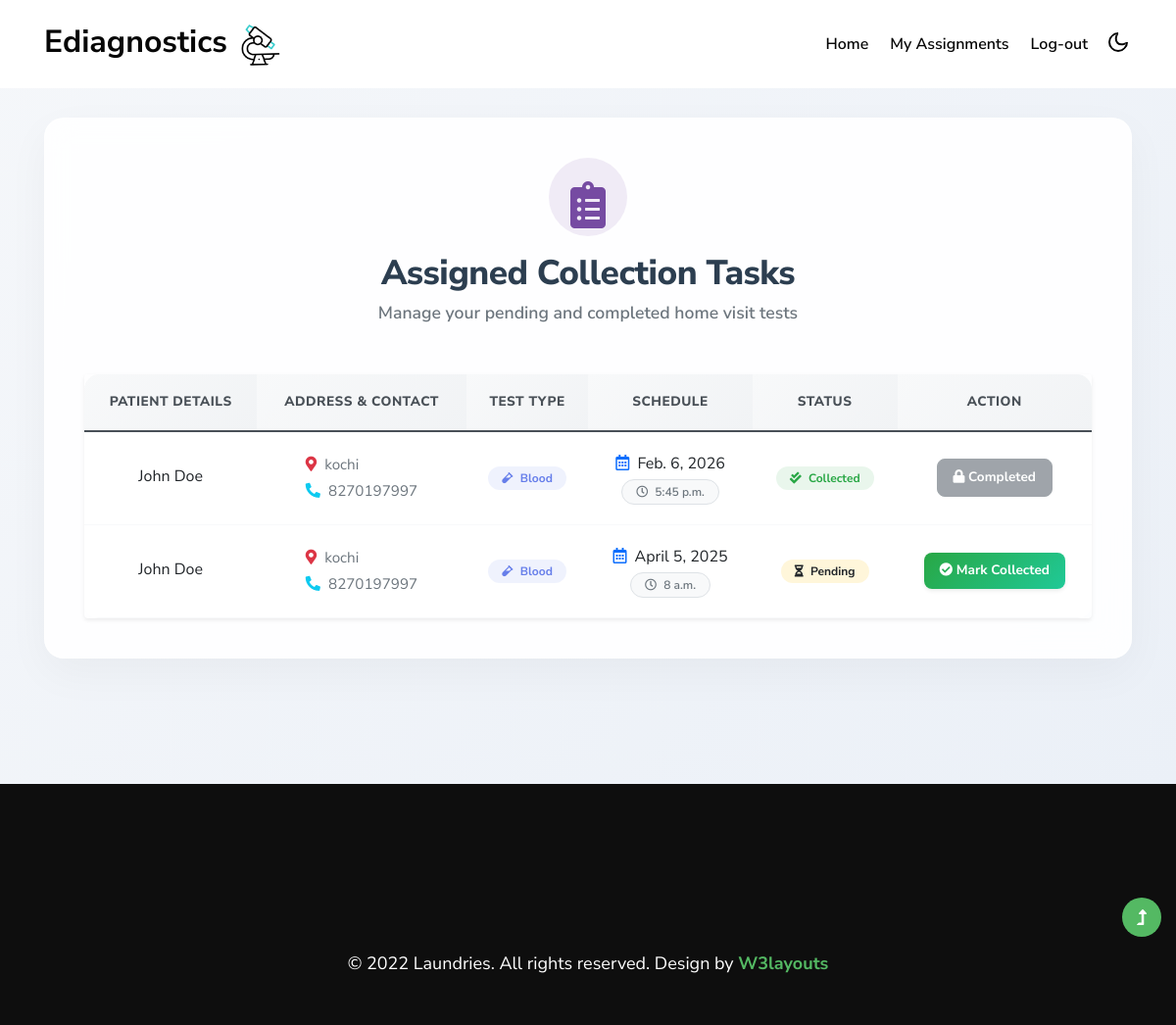
Screenshot of /collector_assignments/ (signed in) with the database file from the repository.
### EdiagApp/models.py (models this page shows)
class Bookings(models.Model):
    slot = models.ForeignKey(Slots,on_delete = models.CASCADE)
    test = models.ForeignKey(Tests,on_delete = models.CASCADE,null = True)
    date = models.DateField(auto_now_add = True)
    user = models.ForeignKey(UserReg,on_delete = models.CASCADE,null = True)
    collector = models.ForeignKey(Collector, on_delete=models.SET_NULL, null=True, blank=True)
    collection_status = models.CharField(max_length=50, default="Pending")

class UserReg(models.Model):
    user = models.ForeignKey(Login,on_delete=models.CASCADE,null = True)
    first_name = models.CharField(max_length = 20)
    last_name = models.CharField(max_length = 20)
    contact = models.CharField(max_length = 20)
    email = models.EmailField()
    address = models.CharField(max_length = 50)
    password = models.CharField(max_length=100, null=True)
    health = models.CharField(max_length = 500,null= True)
    status = models.CharField(max_length=50, null=True, default='pending')
    image = models.FileField(null=True)

class Tests(models.Model):
    lab = models.ForeignKey(LabReg, on_delete=models.CASCADE)
    test = models.CharField(max_length = 50)
    description = models.CharField(max_length = 50)
    price = models.IntegerField()

class Slots(models.Model):
    lab = models.ForeignKey(LabReg,on_delete = models.CASCADE)
    date = models.DateField()
    time = models.TimeField()
    user = models.ForeignKey(UserReg,on_delete = models.CASCADE,null = True)
    report = models.FileField(null = True)
    prescription = models.FileField(max_length = 200,null = True)
    testStatus = models.IntegerField(default=0)#value 2 stands for paid, 1 for test completed

### EdiagApp/views.py (the view)
# urls.py: path('collector_assignments/', views.collector_assignments),
def collector_assignments(request):
    cid = request.session.get("uid")
    data = Bookings.objects.filter(collector__id=cid).order_by("-id")
    return render(request, 'collector_assignments.html', {"data": data})

### template/collector_assignments.html (shortened to what this page needs)
{% extends "collector_home.html" %}
{% block content %}
<section class="premium-form-container" style="padding-top: 120px; padding-bottom: 60px; min-height: 100vh;">
    <div class="container">
        <div class="premium-card animate-up" style="max-width: 1200px; margin: 0 auto; padding: 40px;">
            <div class="text-center mb-5">
                <div class="icon-wrapper mb-3 text-center d-inline-flex">
                    <i class="fas fa-clipboard-list fa-3x" style="color: #764ba2;"></i>
                </div>
                <h2 class="premium-title mb-0">Assigned Collection Tasks</h2>
                <p class="premium-subtitle">Manage your pending and completed home visit tests</p>
            </div>
            <div class="table-responsive rounded shadow-sm">
                <table class="table premium-table text-center align-middle mb-0">
                    <thead>
                        <tr>
                            <th>Patient Details</th>
                            <th>Address & Contact</th>
                            <th>Test Type</th>
                            <th>Schedule</th>
                            <th>Status</th>
                            <th>Action</th>
                        </tr>
                    </thead>
                    <tbody>
                        {% for d in data %}
                        <tr>
                            <td>
                                <div class="d-flex flex-column align-items-center">
                                    <span class="font-weight-bold text-dark mb-1">{{ d.user.first_name }} {{ d.user.last_name }}</span>
                                </div>
                            </td>
                            <td>
                                <div class="text-start d-inline-block text-muted" style="font-size: 0.95rem;">
                                    <div class="mb-1"><i class="fas fa-map-marker-alt text-danger me-2"></i>{{ d.user.address }}</div>
                                    <div><i class="fas fa-phone-alt text-info me-2"></i>{{ d.user.contact }}</div>
                                </div>
                            </td>
                            <td>
                                <span class="badge premium-badge-primary">
                                    <i class="fas fa-vial me-1"></i> {{ d.test.test }}
                                </span>
                            </td>
                            <td>
                                <div class="d-flex flex-column align-items-center">
                                    <span class="text-dark font-weight-bold mb-1"><i class="far fa-calendar-alt text-primary me-1"></i> {{ d.slot.date }}</span>
                                    <span class="badge premium-badge-light"><i class="far fa-clock me-1"></i> {{ d.slot.time }}</span>
                                </div>
                            </td>
                            <td>
                                {% if d.collection_status == "Collected" %}
                                    <span class="badge premium-badge-success">
                                        <i class="fas fa-check-double me-1"></i> Collected
                                    </span>
                                {% else %}
                                    <span class="badge premium-badge-warning text-dark">
                                        <i class="fas fa-hourglass-half me-1"></i> Pending
                                    </span>
                                {% endif %}
                            </td>
                            <td>
                                {% if d.collection_status != "Collected" %}
                                    <a href="/collector_update_status?id={{ d.id }}" class="btn btn-sm btn-success premium-btn-action text-white shadow-sm" style="background: linear-gradient(135deg, #28a745 0%, #20c997 100%); border:none;">
                                        <i class="fas fa-check-circle"></i> Mark Collected
                                    </a>
                                {% else %}
                                    <button class="btn btn-sm btn-secondary premium-btn-action opacity-50" disabled style="cursor: not-allowed;">
                                        <i class="fas fa-lock"></i> Completed
                                    </button>
                                {% endif %}
                            </td>
                        </tr>
                        {% endfor %}
                    </tbody>
                </table>
            </div>
        </div>
    </div>
</section>
{% endblock %}

### template/collector_assignments.html (style rules this page uses)
.premium-form-container { background: linear-gradient(135deg, #f5f7fa 0%, #ebf0f7 100%); font-family: 'Nunito Sans', sans-serif; }
.premium-card { background: rgba(255, 255, 255, 0.9); backdrop-filter: blur(15px); border-radius: 20px; box-shadow: 0 15px 45px rgba(0, 0, 0, 0.04); border: 1px solid rgba(255, 255, 255, 0.7); }
.animate-up { animation: slideUp 0.6s cubic-bezier(0.165, 0.84, 0.44, 1) forwards; }
.icon-wrapper { align-items: center; justify-content: center; width: 80px; height: 80px; border-radius: 50%; background: rgba(118, 75, 162, 0.1); padding-top: 15px; }
.premium-title { font-size: 2.2rem; font-weight: 800; color: #2c3e50; letter-spacing: -0.5px; }
.premium-subtitle { color: #6c757d; font-size: 1.1rem; margin-top: 5px; font-weight: 600; }
.premium-table { background: white; border-radius: 15px; overflow: hidden; }
.premium-table thead th { background: linear-gradient(135deg, #f8f9fa 0%, #f1f3f5 100%); color: #495057; font-weight: 800; text-transform: uppercase; font-size: 0.85rem; letter-spacing: 0.5px; border-bottom: 2px solid #e9ecef; padding: 18px 15px; }
.premium-table tbody td { padding: 20px 15px; border-bottom: 1px solid #f8f9fa; vertical-align: middle; color: #495057; }
.premium-table tbody tr { transition: all 0.2s ease; }
.premium-badge-primary { background: rgba(102, 126, 234, 0.1); color: #667eea; padding: 6px 14px; border-radius: 20px; font-weight: 700; }
.premium-badge-success { background: rgba(40, 167, 69, 0.1); color: #28a745; padding: 6px 14px; border-radius: 20px; font-weight: 700; }
.premium-badge-warning { background: rgba(255, 193, 7, 0.15); color: #d39e00; padding: 6px 14px; border-radius: 20px; font-weight: 700; }
.premium-badge-light { background: #f8f9fa; color: #6c757d; padding: 6px 14px; border-radius: 20px; border: 1px solid #dee2e6; font-weight: 600; }
.premium-btn-action { border-radius: 8px; padding: 8px 16px; font-weight: 700; font-size: 0.85rem; transition: all 0.2s cubic-bezier(0.165, 0.84, 0.44, 1); }

### rows the page displays
Bookings: user.first_name "John", user.last_name "Doe", user.address "kochi", user.contact "8270197997", test.test "Blood", slot "Feb. 6, 2026", slot.time "5:45 p.m.", collection_status "Collected" (drawn)
Bookings: user.first_name "John", user.last_name "Doe", user.address "kochi", user.contact "8270197997", test.test "Blood", slot "April 5, 2025", slot.time "8 a.m.", collection_status "Pending" (drawn)
